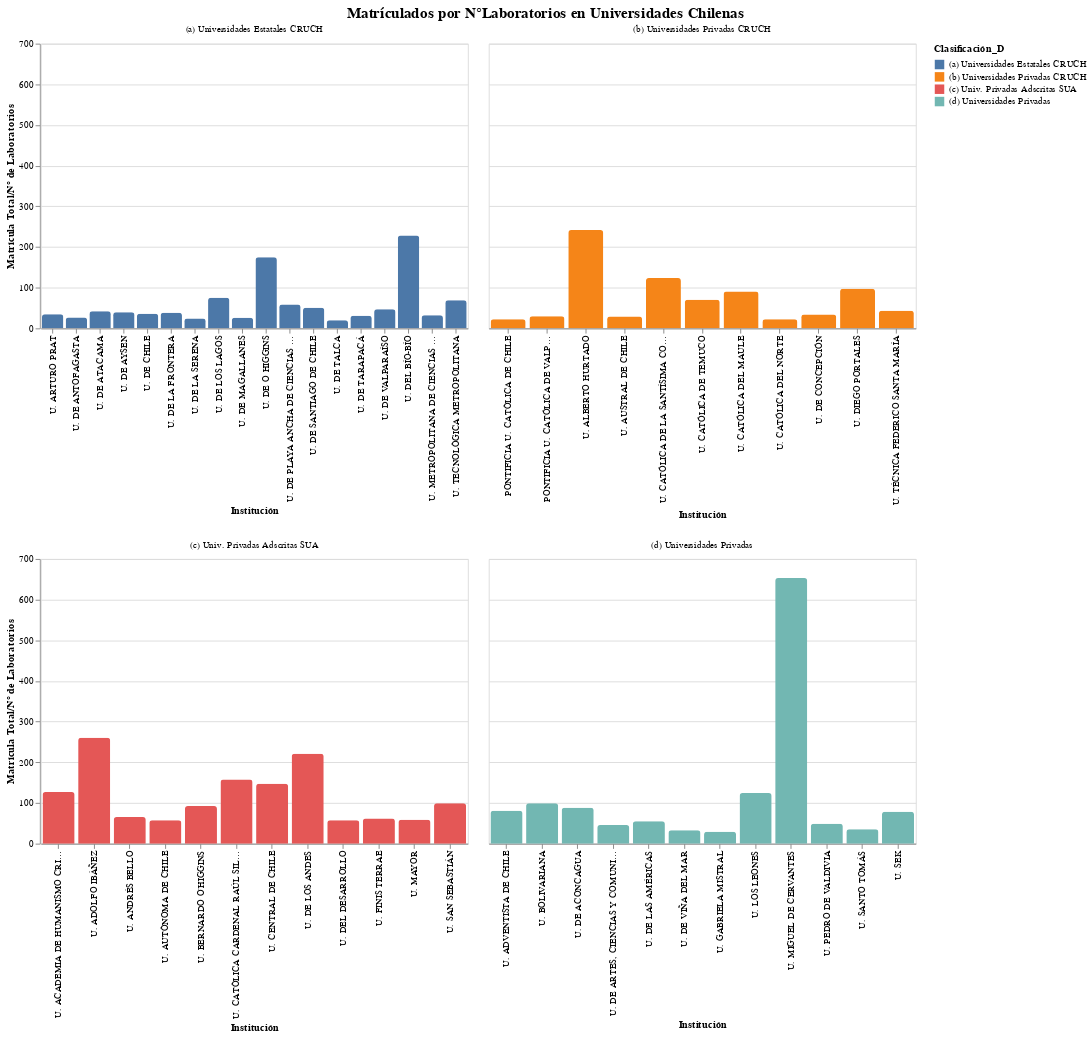

The notebook cell saved with this chart:
### Code cell
## PLOT por regiones
bars = alt.Chart(df1_ues.loc[df1_ues["Measure Names"]=="Matrícula Total/N° de Laboratorios"]).mark_bar(
    cornerRadiusTopLeft=3,
    cornerRadiusTopRight=3
).encode(
    y = alt.Y('Measure Values:Q',title="Matrícula Total/N° de Laboratorios"),
    x=alt.X('Nombre de Institución:O',title="Institución",axis={"labelAngle":-90}),
    color='Clasificación_D:N',
    #column='Clasificación_D:N'

).properties( width=450).facet(
    alt.Facet('Clasificación_D:O',title=None),
    columns=2, center=True
).resolve_scale(
    #y='independent',
    x='independent'
).properties(
    title="Matrículados por N°Laboratorios en Universidades Chilenas",
    
).configure_title(fontSize=16,anchor="middle")

#bars.save("ues_matricula_labs.png",scale_factor=2.0)
bars

### Figure 1 — Vega-Lite specification as saved in the notebook (floating-point values rounded to 4 significant figures)
{"config": {"view": {"continuousWidth": 400, "continuousHeight": 300}, "title": {"anchor": "middle", "fontSize": 16}}, "data": {"name": "data-c4b52d6c98ccaa6d40ebf14aaccafa14"}, "facet": {"type": "ordinal", "field": "Clasificación_D", "title": null}, "spec": {"mark": {"type": "bar", "cornerRadiusTopLeft": 3, "cornerRadiusTopRight": 3}, "encoding": {"color": {"type": "nominal", "field": "Clasificación_D"}, "x": {"type": "ordinal", "axis": {"labelAngle": -90}, "field": "Nombre de Institución", "title": "Institución"}, "y": {"type": "quantitative", "field": "Measure Values", "title": "Matrícula Total/N° de Laboratorios"}}, "width": 450}, "center": true, "columns": 2, "resolve": {"scale": {"x": "independent"}}, "title": "Matrículados por N°Laboratorios en Universidades Chilenas", "$schema": "https://vega.github.io/schema/vega-lite/v4.8.1.json", "datasets": {"data-c4b52d6c98ccaa6d40ebf14aaccafa14": [{"Clasificación_D": "(a) Universidades Estatales CRUCH", "Nombre de Institución": "U. TECNOLÓGICA METROPOLITANA", "Measure Names": "Matrícula Total/N° de Laboratorios", "Measure Values": 69.01}, {"Clasificación_D": "(a) Universidades Estatales CRUCH", "Nombre de Institución": "U. METROPOLITANA DE CIENCIAS DE LA EDUCACIÓN", "Measure Names": "Matrícula Total/N° de Laboratorios", "Measure Values": 32.01}, {"Clasificación_D": "(a) Universidades Estatales CRUCH", "Nombre de Institución": "U. DEL BÍO-BÍO", "Measure Names": "Matrícula Total/N° de Laboratorios", "Measure Values": 228.1}, {"Clasificación_D": "(a) Universidades Estatales CRUCH", "Nombre de Institución": "U. DE VALPARAÍSO", "Measure Names": "Matrícula Total/N° de Laboratorios", "Measure Values": 46.94}, {"Clasificación_D": "(a) Universidades Estatales CRUCH", "Nombre de Institución": "U. DE TARAPACÁ", "Measure Names": "Matrícula Total/N° de Laboratorios", "Measure Values": 31.01}, {"Clasificación_D": "(a) Universidades Estatales CRUCH", "Nombre de Institución": "U. DE TALCA", "Measure Names": "Matrícula Total/N° de Laboratorios", "Measure Values": 19.64}, {"Clasificación_D": "(a) Universidades Estatales CRUCH", "Nombre de Institución": "U. DE SANTIAGO DE CHILE", "Measure Names": "Matrícula Total/N° de Laboratorios", "Measure Values": 50.5}, {"Clasificación_D": "(a) Universidades Estatales CRUCH", "Nombre de Institución": "U. DE PLAYA ANCHA DE CIENCIAS DE LA EDUCACIÓN", "Measure Names": "Matrícula Total/N° de Laboratorios", "Measure Values": 58.69}, {"Clasificación_D": "(a) Universidades Estatales CRUCH", "Nombre de Institución": "U. DE O HIGGINS", "Measure Names": "Matrícula Total/N° de Laboratorios", "Measure Values": 174.8}, {"Clasificación_D": "(a) Universidades Estatales CRUCH", "Nombre de Institución": "U. DE MAGALLANES", "Measure Names": "Matrícula Total/N° de Laboratorios", "Measure Values": 26.05}, {"Clasificación_D": "(a) Universidades Estatales CRUCH", "Nombre de Institución": "U. DE LOS LAGOS", "Measure Names": "Matrícula Total/N° de Laboratorios", "Measure Values": 75.52}, {"Clasificación_D": "(a) Universidades Estatales CRUCH", "Nombre de Institución": "U. DE LA SERENA", "Measure Names": "Matrícula Total/N° de Laboratorios", "Measure Values": 24.2}, {"Clasificación_D": "(a) Universidades Estatales CRUCH", "Nombre de Institución": "U. DE LA FRONTERA", "Measure Names": "Matrícula Total/N° de Laboratorios", "Measure Values": 38.4}, {"Clasificación_D": "(a) Universidades Estatales CRUCH", "Nombre de Institución": "U. DE CHILE", "Measure Names": "Matrícula Total/N° de Laboratorios", "Measure Values": 35.81}, {"Clasificación_D": "(a) Universidades Estatales CRUCH", "Nombre de Institución": "U. DE AYSEN", "Measure Names": "Matrícula Total/N° de Laboratorios", "Measure Values": 39.4}, {"Clasificación_D": "(a) Universidades Estatales CRUCH", "Nombre de Institución": "U. DE ATACAMA", "Measure Names": "Matrícula Total/N° de Laboratorios", "Measure Values": 41.75}, {"Clasificación_D": "(a) Universidades Estatales CRUCH", "Nombre de Institución": "U. DE ANTOFAGASTA", "Measure Names": "Matrícula Total/N° de Laboratorios", "Measure Values": 26.4}, {"Clasificación_D": "(a) Universidades Estatales CRUCH", "Nombre de Institución": "U. ARTURO PRAT", "Measure Names": "Matrícula Total/N° de Laboratorios", "Measure Values": 34.99}, {"Clasificación_D": "(b) Universidades Privadas CRUCH", "Nombre de Institución": "U. TÉCNICA FEDERICO SANTA MARÍA", "Measure Names": "Matrícula Total/N° de Laboratorios", "Measure Values": 43.35}, {"Clasificación_D": "(b) Universidades Privadas CRUCH", "Nombre de Institución": "U. DIEGO PORTALES", "Measure Names": "Matrícula Total/N° de Laboratorios", "Measure Values": 97.58}, {"Clasificación_D": "(b) Universidades Privadas CRUCH", "Nombre de Institución": "U. DE CONCEPCIÓN", "Measure Names": "Matrícula Total/N° de Laboratorios", "Measure Values": 34.19}, {"Clasificación_D": "(b) Universidades Privadas CRUCH", "Nombre de Institución": "U. CATÓLICA DEL NORTE", "Measure Names": "Matrícula Total/N° de Laboratorios", "Measure Values": 22.12}, {"Clasificación_D": "(b) Universidades Privadas CRUCH", "Nombre de Institución": "U. CATÓLICA DEL MAULE", "Measure Names": "Matrícula Total/N° de Laboratorios", "Measure Values": 90.39}, {"Clasificación_D": "(b) Universidades Privadas CRUCH", "Nombre de Institución": "U. CATÓLICA DE TEMUCO", "Measure Names": "Matrícula Total/N° de Laboratorios", "Measure Values": 70.5}, {"Clasificación_D": "(b) Universidades Privadas CRUCH", "Nombre de Institución": "U. CATÓLICA DE LA SANTÍSIMA CONCEPCIÓN", "Measure Names": "Matrícula Total/N° de Laboratorios", "Measure Values": 123.6}, {"Clasificación_D": "(b) Universidades Privadas CRUCH", "Nombre de Institución": "U. AUSTRAL DE CHILE", "Measure Names": "Matrícula Total/N° de Laboratorios", "Measure Values": 29.08}, {"Clasificación_D": "(b) Universidades Privadas CRUCH", "Nombre de Institución": "U. ALBERTO HURTADO", "Measure Names": "Matrícula Total/N° de Laboratorios", "Measure Values": 241.7}, {"Clasificación_D": "(b) Universidades Privadas CRUCH", "Nombre de Institución": "PONTIFICIA U. CATÓLICA DE VALPARAÍSO", "Measure Names": "Matrícula Total/N° de Laboratorios", "Measure Values": 29.97}, {"Clasificación_D": "(b) Universidades Privadas CRUCH", "Nombre de Institución": "PONTIFICIA U. CATÓLICA DE CHILE", "Measure Names": "Matrícula Total/N° de Laboratorios", "Measure Values": 22.56}, {"Clasificación_D": "(c) Univ. Privadas Adscritas SUA", "Nombre de Institución": "U. SAN SEBASTIÁN", "Measure Names": "Matrícula Total/N° de Laboratorios", "Measure Values": 99.06}, {"Clasificación_D": "(c) Univ. Privadas Adscritas SUA", "Nombre de Institución": "U. MAYOR", "Measure Names": "Matrícula Total/N° de Laboratorios", "Measure Values": 58.64}, {"Clasificación_D": "(c) Univ. Privadas Adscritas SUA", "Nombre de Institución": "U. FINIS TERRAE", "Measure Names": "Matrícula Total/N° de Laboratorios", "Measure Values": 61.79}, {"Clasificación_D": "(c) Univ. Privadas Adscritas SUA", "Nombre de Institución": "U. DEL DESARROLLO", "Measure Names": "Matrícula Total/N° de Laboratorios", "Measure Values": 57.7}, {"Clasificación_D": "(c) Univ. Privadas Adscritas SUA", "Nombre de Institución": "U. DE LOS ANDES", "Measure Names": "Matrícula Total/N° de Laboratorios", "Measure Values": 221.2}, {"Clasificación_D": "(c) Univ. Privadas Adscritas SUA", "Nombre de Institución": "U. CENTRAL DE CHILE", "Measure Names": "Matrícula Total/N° de Laboratorios", "Measure Values": 147.1}, {"Clasificación_D": "(c) Univ. Privadas Adscritas SUA", "Nombre de Institución": "U. CATÓLICA CARDENAL RAÚL SILVA HENRÍQUEZ", "Measure Names": "Matrícula Total/N° de Laboratorios", "Measure Values": 157.5}, {"Clasificación_D": "(c) Univ. Privadas Adscritas SUA", "Nombre de Institución": "U. BERNARDO O`HIGGINS", "Measure Names": "Matrícula Total/N° de Laboratorios", "Measure Values": 92.45}, {"Clasificación_D": "(c) Univ. Privadas Adscritas SUA", "Nombre de Institución": "U. AUTÓNOMA DE CHILE", "Measure Names": "Matrícula Total/N° de Laboratorios", "Measure Values": 57.6}, {"Clasificación_D": "(c) Univ. Privadas Adscritas SUA", "Nombre de Institución": "U. ANDRÉS BELLO", "Measure Names": "Matrícula Total/N° de Laboratorios", "Measure Values": 65.38}, {"Clasificación_D": "(c) Univ. Privadas Adscritas SUA", "Nombre de Institución": "U. ADOLFO IBÁÑEZ", "Measure Names": "Matrícula Total/N° de Laboratorios", "Measure Values": 260.2}, {"Clasificación_D": "(c) Univ. Privadas Adscritas SUA", "Nombre de Institución": "U. ACADEMIA DE HUMANISMO CRISTIANO", "Measure Names": "Matrícula Total/N° de Laboratorios", "Measure Values": 127.0}, {"Clasificación_D": "(d) Universidades Privadas", "Nombre de Institución": "U. TECNOLÓGICA DE CHILE INACAP", "Measure Names": "Matrícula Total/N° de Laboratorios", "Measure Values": null}, {"Clasificación_D": "(d) Universidades Privadas", "Nombre de Institución": "U. SEK", "Measure Names": "Matrícula Total/N° de Laboratorios", "Measure Values": 78.43}, {"Clasificación_D": "(d) Universidades Privadas", "Nombre de Institución": "U. SANTO TOMÁS", "Measure Names": "Matrícula Total/N° de Laboratorios", "Measure Values": 35.21}, {"Clasificación_D": "(d) Universidades Privadas", "Nombre de Institución": "U. PEDRO DE VALDIVIA", "Measure Names": "Matrícula Total/N° de Laboratorios", "Measure Values": 48.99}, {"Clasificación_D": "(d) Universidades Privadas", "Nombre de Institución": "U. MIGUEL DE CERVANTES", "Measure Names": "Matrícula Total/N° de Laboratorios", "Measure Values": 653.0}, {"Clasificación_D": "(d) Universidades Privadas", "Nombre de Institución": "U. LOS LEONES", "Measure Names": "Matrícula Total/N° de Laboratorios", "Measure Values": 124.3}, {"Clasificación_D": "(d) Universidades Privadas", "Nombre de Institución": "U. LA REPÚBLICA", "Measure Names": "Matrícula Total/N° de Laboratorios", "Measure Values": null}, {"Clasificación_D": "(d) Universidades Privadas", "Nombre de Institución": "U. GABRIELA MISTRAL", "Measure Names": "Matrícula Total/N° de Laboratorios", "Measure Values": 29.06}, {"Clasificación_D": "(d) Universidades Privadas", "Nombre de Institución": "U. DE VIÑA DEL MAR", "Measure Names": "Matrícula Total/N° de Laboratorios", "Measure Values": 33.12}, {"Clasificación_D": "(d) Universidades Privadas", "Nombre de Institución": "U. DE LAS AMÉRICAS", "Measure Names": "Matrícula Total/N° de Laboratorios", "Measure Values": 55.05}, {"Clasificación_D": "(d) Universidades Privadas", "Nombre de Institución": "U. DE ARTES, CIENCIAS Y COMUNICACIÓN UNIACC", "Measure Names": "Matrícula Total/N° de Laboratorios", "Measure Values": 45.58}, {"Clasificación_D": "(d) Universidades Privadas", "Nombre de Institución": "U. DE ACONCAGUA", "Measure Names": "Matrícula Total/N° de Laboratorios", "Measure Values": 88.31}, {"Clasificación_D": "(d) Universidades Privadas", "Nombre de Institución": "U. CHILENO-BRITÁNICA DE  CULTURA", "Measure Names": "Matrícula Total/N° de Laboratorios", "Measure Values": null}, {"Clasificación_D": "(d) Universidades Privadas", "Nombre de Institución": "U. BOLIVARIANA", "Measure Names": "Matrícula Total/N° de Laboratorios", "Measure Values": 99.59}, {"Clasificación_D": "(d) Universidades Privadas", "Nombre de Institución": "U. ADVENTISTA DE CHILE", "Measure Names": "Matrícula Total/N° de Laboratorios", "Measure Values": 81.03}]}}
